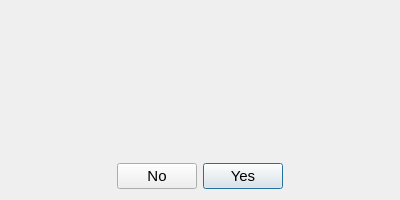
<?xml version="1.0" encoding="UTF-8"?>
<ui version="4.0">
 <class>Question</class>
 <widget class="QDialog" name="Question">
  <property name="windowModality">
   <enum>Qt::WindowModal</enum>
  </property>
  <property name="geometry">
   <rect>
    <x>0</x>
    <y>0</y>
    <width>400</width>
    <height>200</height>
   </rect>
  </property>
  <property name="sizePolicy">
   <sizepolicy hsizetype="Fixed" vsizetype="Fixed">
    <horstretch>0</horstretch>
    <verstretch>0</verstretch>
   </sizepolicy>
  </property>
  <property name="minimumSize">
   <size>
    <width>400</width>
    <height>200</height>
   </size>
  </property>
  <property name="maximumSize">
   <size>
    <width>400</width>
    <height>200</height>
   </size>
  </property>
  <property name="windowTitle">
   <string/>
  </property>
  <property name="sizeGripEnabled">
   <bool>false</bool>
  </property>
  <layout class="QVBoxLayout" name="verticalLayout_2">
   <item>
    <layout class="QVBoxLayout" name="verticalLayout">
     <property name="spacing">
      <number>0</number>
     </property>
     <property name="leftMargin">
      <number>10</number>
     </property>
     <property name="rightMargin">
      <number>10</number>
     </property>
     <item>
      <widget class="QWidget" name="widget" native="true">
       <property name="minimumSize">
        <size>
         <width>0</width>
         <height>0</height>
        </size>
       </property>
       <layout class="QHBoxLayout" name="horizontalLayout">
        <item>
         <widget class="QLabel" name="label">
          <property name="sizePolicy">
           <sizepolicy hsizetype="Preferred" vsizetype="Preferred">
            <horstretch>0</horstretch>
            <verstretch>0</verstretch>
           </sizepolicy>
          </property>
          <property name="maximumSize">
           <size>
            <width>64</width>
            <height>64</height>
           </size>
          </property>
          <property name="text">
           <string/>
          </property>
          <property name="scaledContents">
           <bool>true</bool>
          </property>
         </widget>
        </item>
       </layout>
      </widget>
     </item>
     <item>
      <widget class="QLabel" name="question">
       <property name="sizePolicy">
        <sizepolicy hsizetype="Preferred" vsizetype="MinimumExpanding">
         <horstretch>0</horstretch>
         <verstretch>0</verstretch>
        </sizepolicy>
       </property>
       <property name="text">
        <string/>
       </property>
       <property name="scaledContents">
        <bool>false</bool>
       </property>
       <property name="alignment">
        <set>Qt::AlignCenter</set>
       </property>
       <property name="wordWrap">
        <bool>true</bool>
       </property>
      </widget>
     </item>
    </layout>
   </item>
   <item>
    <layout class="QHBoxLayout" name="horizontalLayout_3">
     <property name="spacing">
      <number>-1</number>
     </property>
     <property name="topMargin">
      <number>0</number>
     </property>
     <item>
      <spacer name="horizontalSpacer_2">
       <property name="orientation">
        <enum>Qt::Horizontal</enum>
       </property>
       <property name="sizeHint" stdset="0">
        <size>
         <width>40</width>
         <height>20</height>
        </size>
       </property>
      </spacer>
     </item>
     <item>
      <widget class="QPushButton" name="no">
       <property name="font">
        <font>
         <pointsize>11</pointsize>
        </font>
       </property>
       <property name="text">
        <string>No</string>
       </property>
      </widget>
     </item>
     <item>
      <widget class="QPushButton" name="yes">
       <property name="font">
        <font>
         <pointsize>11</pointsize>
        </font>
       </property>
       <property name="text">
        <string>Yes</string>
       </property>
       <property name="default">
        <bool>true</bool>
       </property>
      </widget>
     </item>
     <item>
      <spacer name="horizontalSpacer">
       <property name="orientation">
        <enum>Qt::Horizontal</enum>
       </property>
       <property name="sizeHint" stdset="0">
        <size>
         <width>40</width>
         <height>20</height>
        </size>
       </property>
      </spacer>
     </item>
    </layout>
   </item>
  </layout>
 </widget>
 <resources>
  <include location="../resources/jobman.qrc"/>
 </resources>
 <connections>
  <connection>
   <sender>yes</sender>
   <signal>clicked()</signal>
   <receiver>Question</receiver>
   <slot>close()</slot>
   <hints>
    <hint type="sourcelabel">
     <x>199</x>
     <y>571</y>
    </hint>
    <hint type="destinationlabel">
     <x>199</x>
     <y>299</y>
    </hint>
   </hints>
  </connection>
 </connections>
</ui>
